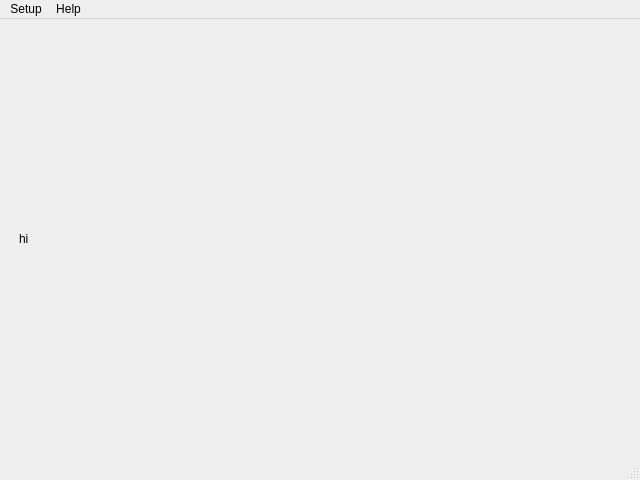
<?xml version="1.0" encoding="UTF-8"?>
<ui version="4.0">
 <class>MainWindow</class>
 <widget class="QMainWindow" name="MainWindow">
  <property name="geometry">
   <rect>
    <x>0</x>
    <y>0</y>
    <width>640</width>
    <height>480</height>
   </rect>
  </property>
  <property name="windowTitle">
   <string>Miraya</string>
  </property>
  <widget class="QWidget" name="centralwidget">
   <layout class="QGridLayout" name="gridLayout">
    <item row="0" column="0">
     <layout class="QVBoxLayout" name="verticalLayout">
      <property name="leftMargin">
       <number>10</number>
      </property>
      <property name="topMargin">
       <number>10</number>
      </property>
      <property name="rightMargin">
       <number>10</number>
      </property>
      <property name="bottomMargin">
       <number>10</number>
      </property>
      <item>
       <widget class="QLabel" name="label">
        <property name="text">
         <string>hi</string>
        </property>
       </widget>
      </item>
     </layout>
    </item>
   </layout>
  </widget>
  <widget class="QMenuBar" name="menubar">
   <property name="geometry">
    <rect>
     <x>0</x>
     <y>0</y>
     <width>640</width>
     <height>25</height>
    </rect>
   </property>
   <widget class="QMenu" name="menuSetup">
    <property name="title">
     <string>Setup</string>
    </property>
    <addaction name="actionStart_Setup"/>
   </widget>
   <widget class="QMenu" name="menuHelp">
    <property name="title">
     <string>Help</string>
    </property>
    <addaction name="actionDiscord"/>
    <addaction name="actionGithub"/>
   </widget>
   <addaction name="menuSetup"/>
   <addaction name="menuHelp"/>
  </widget>
  <widget class="QStatusBar" name="statusbar"/>
  <action name="actionDiscord">
   <property name="text">
    <string>Discord</string>
   </property>
  </action>
  <action name="actionGithub">
   <property name="text">
    <string>Github</string>
   </property>
  </action>
  <action name="actionStart_Setup">
   <property name="text">
    <string>Start Setup</string>
   </property>
  </action>
 </widget>
 <resources/>
 <connections/>
</ui>
